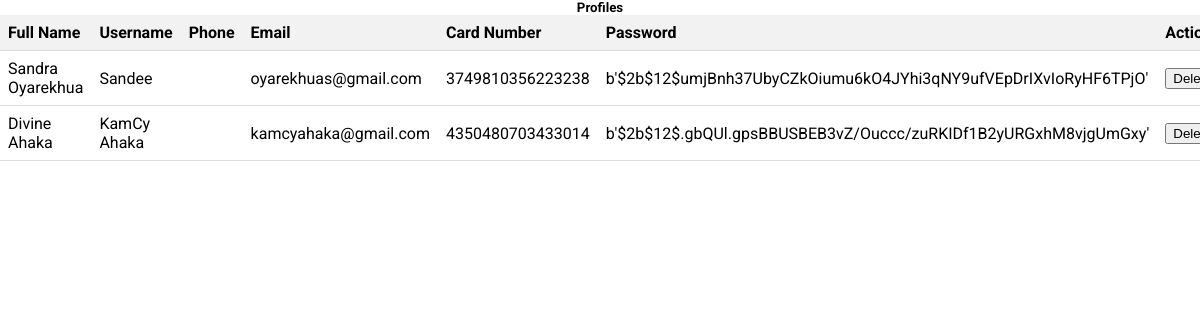
The page /profiles on the database its author committed.
### main.py (models this page shows, shortened)
class Users(db.Model):
    id = db.Column("id", db.Integer, primary_key=True)
    fullname = db.Column(db.String(50))
    username = db.Column(db.String(20), unique=True)
    email = db.Column(db.String(50), unique=True)
    password = db.Column(db.String(50))
    card_no = db.Column(db.Integer())

### main.py (the view)
@app.route('/profiles', methods=["GET", "POST"])
def profiles():
    if request.method == "POST":
        user_id = request.form.get("user_id")
        session = Session()
        user = session.get(Users, user_id)
        if user:
            db.session.delete(user)
            db.session.commit()
        else:
            return redirect(url_for('profiles'))
    else:
        accounts = Users.query.all()
        return render_template('profiles.html', accounts=accounts)
    return redirect(url_for('profiles'))

### templates/profiles.html (shortened to what this page needs)
<!DOCTYPE html>
<html lang="en">
<head>
    <link rel="stylesheet" type="text/css" href="{{ url_for('static', filename='profiles.css') }}">
</head>
<body>
    <h5>Profiles</h5>
    <table>
        <thead>
            <tr>
                <th>Full Name</th>
                <th>Username</th>
                <th>Phone</th>
                <th>Email</th>
                <th>Card Number</th>
                <th>Password</th>
                <th>Action</th>
            </tr>
        </thead>
        <tbody>
            {% for accounts in accounts %}
            <tr>
            <td>{{accounts.fullname}}</td>
            <td>{{accounts.username}}</td>
            <td>{{accounts.phone}}</td>
            <td>{{accounts.email}}</td>
            <td>{{accounts.card_no}}</td>
            <td>{{accounts.password}}</td>
                <td>
                    <form method="POST" action="{{ url_for('profiles') }}">
                <button type="submit">Delete</button>
                    </form>
                </td>
            </tr>
            {% endfor %}
        </tbody>
    </table>
</body>

### static/profiles.css (style rules this page uses)
* { margin: 0; }
body { background-color: white; font-family: 'Roboto'; color: black; text-align: center; }
table { width: 100%; border-collapse: collapse; }
th, td { padding: 8px; text-align: left; border-bottom: 1px solid #ddd; }
th { background-color: #f2f2f2; }

### rows shown on the page
Users: fullname "Sandra Oyarekhua", username "Sandee", email "oyarekhuas@gmail.com", card_no "3749810356223238", password "b'$2b$12$umjBnh37UbyCZkOiumu6kO4JYhi3qNY9ufVEpDrIXvIoRyHF6TPjO'"
Users: fullname "Divine Ahaka", username "KamCy Ahaka", email "kamcyahaka@gmail.com", card_no "4350480703433014", password "b'$2b$12$.gbQUl.gpsBBUSBEB3vZ/Ouccc/zuRKIDf1B2yURGxhM8vjgUmGxy'"
